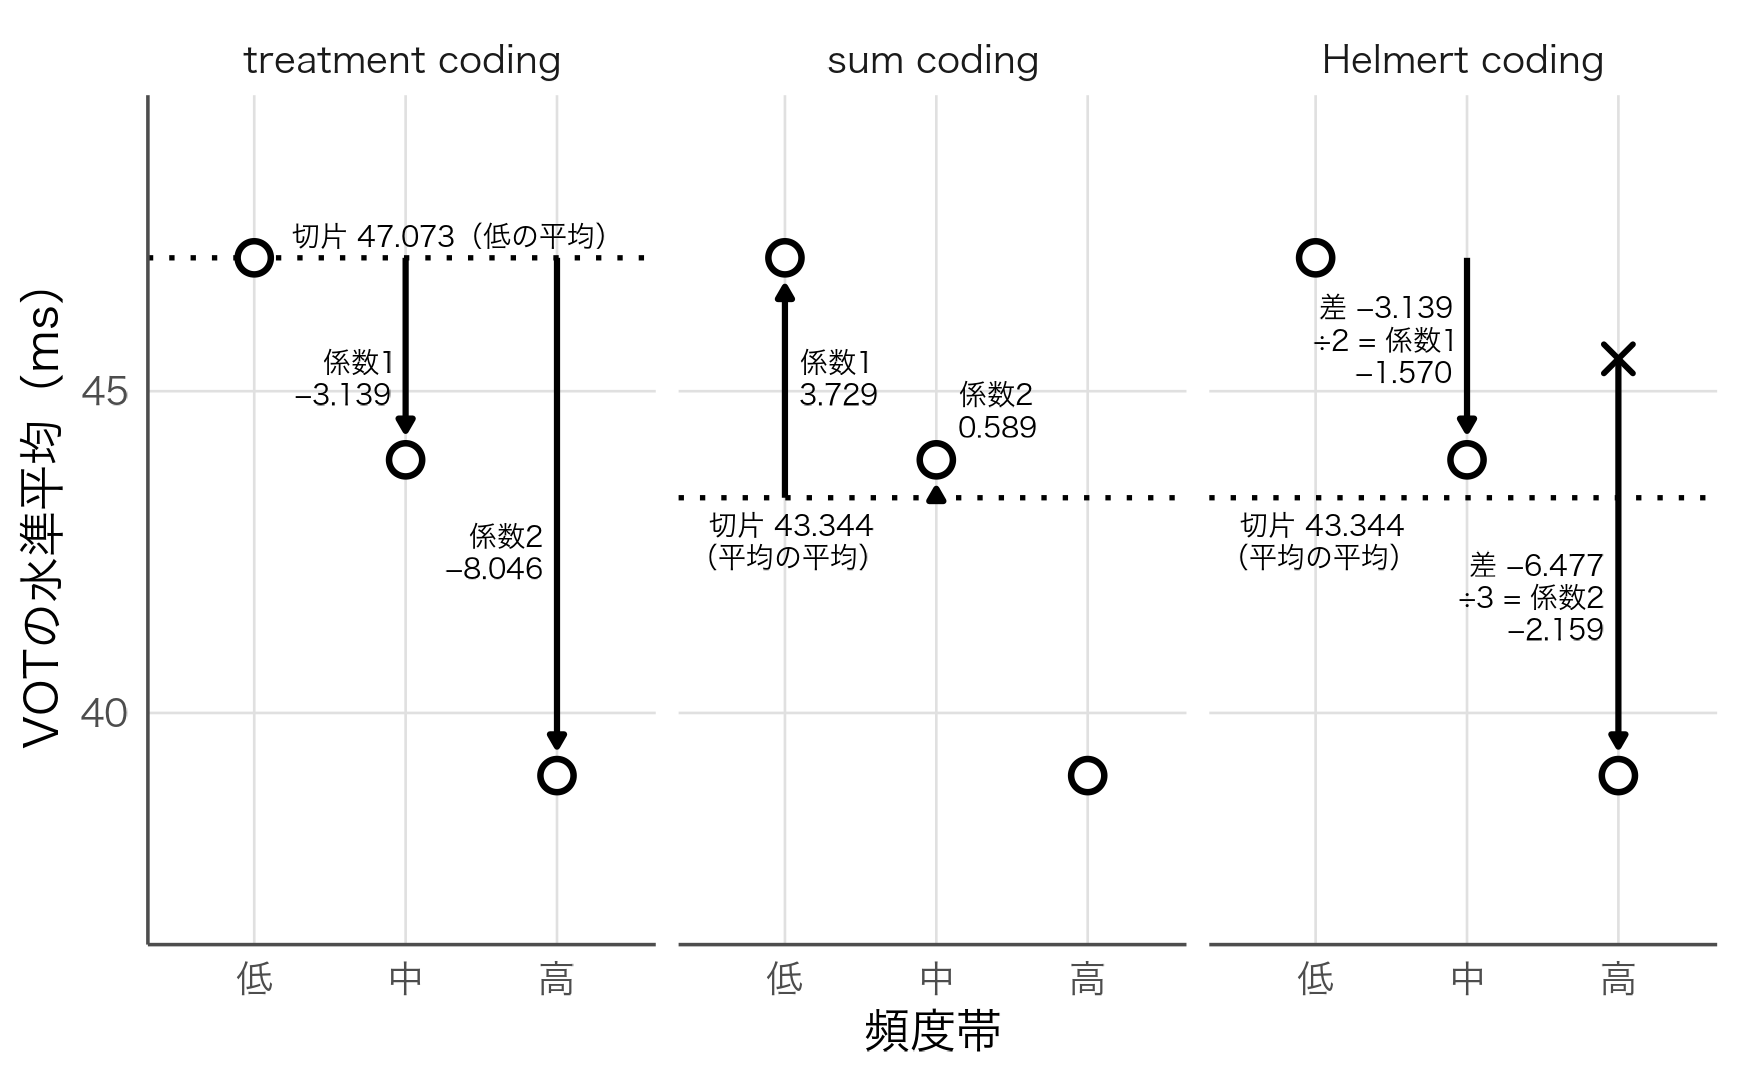

Source code (R):
# 図4-1：3水準の頻度帯で、treatment / sum / Helmert の係数が「どの平均とどの平均の差か」を示す
source("figures/style.R"); source("figures/vot_data.R")
word_number <- as.integer(sub("word_", "", as.character(vot_data$word)))
pair_id <- ceiling(word_number / 2)
band <- c("low", "mid", "high")[((pair_id - 1) %% 3) + 1]
vf <- vot_data %>% mutate(freq = factor(band, levels = c("low", "mid", "high")),
  VOT = VOT + case_when(freq == "low" ~ 0, freq == "mid" ~ -6, freq == "high" ~ -12))
m <- tapply(vf$VOT, vf$freq, mean); gm <- mean(m)
cf <- list(tr = coef(lm(VOT ~ freq, vf)), su = coef(lm(VOT ~ C(freq, sum), vf)),
           he = coef(lm(VOT ~ C(freq, contr.helmert), vf)))
print(round(m, 3)); print(round(gm, 3)); print(lapply(cf, round, 3))
stopifnot(abs(cf$tr[1]-47.073)<5e-4, abs(cf$tr[2]+3.139)<5e-4, abs(cf$tr[3]+8.046)<5e-4,
          abs(cf$su[1]-43.344)<5e-4, abs(cf$su[2]-3.729)<5e-4, abs(cf$su[3]-0.589)<5e-4,
          abs(cf$he[2]+1.570)<5e-4, abs(cf$he[3]+2.159)<5e-4)
lv <- c("low", "mid", "high"); xs <- c(low = 1, mid = 2, high = 3)
fmt <- function(x) sprintf("%.3f", x) |> sub("-", "−", x = _)
mp <- data.frame(x = 1:3, y = as.numeric(m))
panels <- c("treatment coding", "sum coding", "Helmert coding")
mp <- do.call(rbind, lapply(panels, function(p) transform(mp, panel = p)))
mp$panel <- factor(mp$panel, levels = panels)
# 基準線（点線）：treatmentは低の平均、sumとHelmertは3水準平均の平均
ref <- data.frame(panel = factor(panels, levels = panels), y = c(m[["low"]], gm, gm))
P <- function(i) factor(panels[i], levels = panels)
mid_low <- (m[["low"]] + m[["mid"]]) / 2
# 係数を表す矢印（基準 → 対象）と、そのラベルの位置（hj=0で右、1で左に伸びる）
ar <- data.frame(
  panel = c(P(1), P(1), P(2), P(2), P(3), P(3)),
  x = c(2, 3, 1, 2, 2, 3), xend = c(2, 3, 1, 2, 2, 3),
  y = c(m[["low"]], m[["low"]], gm, gm, m[["low"]], mid_low),
  yend = c(m[["mid"]], m[["high"]], m[["low"]], m[["mid"]], m[["mid"]], m[["high"]]),
  lab = c(paste0("係数1\n", fmt(cf$tr[2])), paste0("係数2\n", fmt(cf$tr[3])),
          paste0("係数1\n", fmt(cf$su[2])), paste0("係数2\n", fmt(cf$su[3])),
          paste0("差 ", fmt(m[["mid"]]-m[["low"]]), "\n÷2 = 係数1\n", fmt(cf$he[2])),
          paste0("差 ", fmt(m[["high"]]-mid_low), "\n÷3 = 係数2\n", fmt(cf$he[3]))),
  xl = c(1.9, 2.9, 1.1, 2.15, 1.9, 2.9),
  yl = c(45.2, 42.5, 45.2, 44.7, 45.8, 41.8),
  hj = c(1, 1, 0, 0, 1, 1))
txt <- data.frame(panel = c(P(1), P(2), P(3)), x = c(1.25, 0.5, 0.5), y = c(m[["low"]], gm, gm),
  vj = c(-0.5, 1.3, 1.3),
  lab = c(paste0("切片 ", fmt(cf$tr[1]), "（低の平均）"), paste0("切片 ", fmt(cf$su[1]), "\n（平均の平均）"),
          paste0("切片 ", fmt(cf$he[1]), "\n（平均の平均）")))
p <- ggplot() +
  geom_hline(data = ref, aes(yintercept = y), linetype = "dotted", linewidth = 0.6) +
  geom_segment(data = ar, aes(x = x, xend = xend, y = y, yend = yend - sign(yend - y) * 0.45), linewidth = 0.7,
               arrow = arrow(length = unit(0.12, "cm"), type = "closed")) +
  geom_point(data = mp, aes(x, y), shape = 21, size = 3.0, fill = "white", stroke = 1.1) +
  geom_point(data = data.frame(panel = P(3), x = 3, y = mid_low), aes(x, y), shape = 4, size = 2.6, stroke = 1) +
  geom_text(data = ar, aes(xl, yl, label = lab, hjust = hj), size = 2.4, family = "hira", lineheight = 0.95) +
  geom_text(data = txt, aes(x, y, label = lab, vjust = vj), size = 2.4, family = "hira", hjust = 0, lineheight = 0.95) +
  facet_wrap(~panel, nrow = 1) +
  scale_x_continuous(breaks = 1:3, labels = c("低", "中", "高"), limits = c(0.45, 3.5)) +
  scale_y_continuous(limits = c(37, 49)) +
  labs(x = "頻度帯", y = "VOTの水準平均（ms）")
save_fig(p, "ch04_coding_meaning", w = 5.8, h = 3.6)
